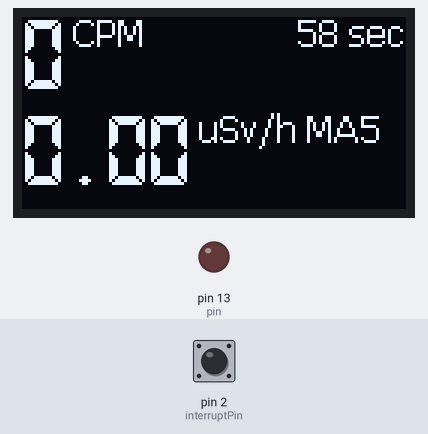
A sketch run on a simulated Arduino Uno, built with avr-gcc and run on an emulated ATmega328P. Shown: 128×64 one-colour display, output pins drawn as LEDs (lit = HIGH). The inputs (shaded band) are chosen by the test bench; at power-on: pin 2 (interruptPin) HIGH. What the sketch prints to the serial monitor is not drawn.

Above: at 1.2 s.
1.3 s: pin 2 (interruptPin) pulled LOW for 3.2 s
At 4.4 s:
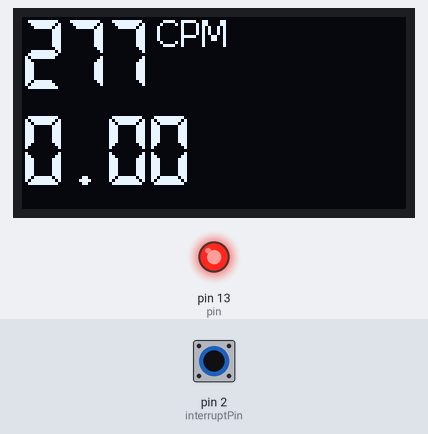
6.0 s: pin 2 (interruptPin) pulled LOW for 1 s
At 6.62 s:
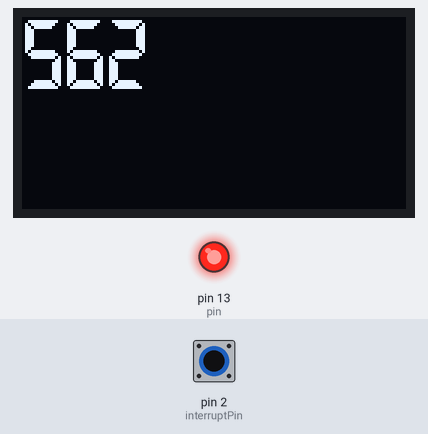
8.5 s: pin 2 (interruptPin) pulled LOW for 3.2 s
At 9.13 s:
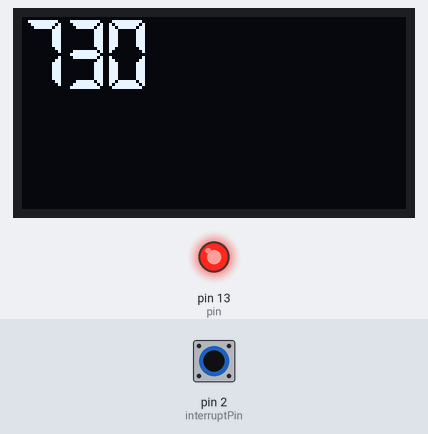
13.2 s: pin 2 (interruptPin) pulled LOW for 0.15 s
At 14.5 s:
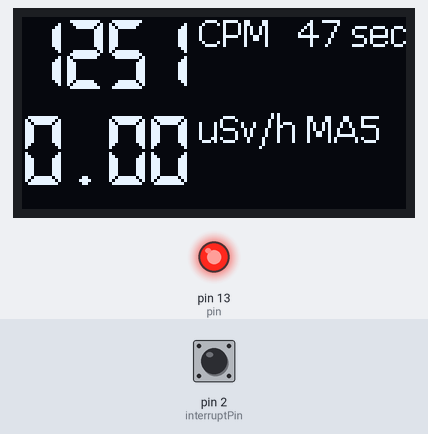
16.3 s: pin 2 (interruptPin) pulled LOW for 3.2 s
At 19.11 s:
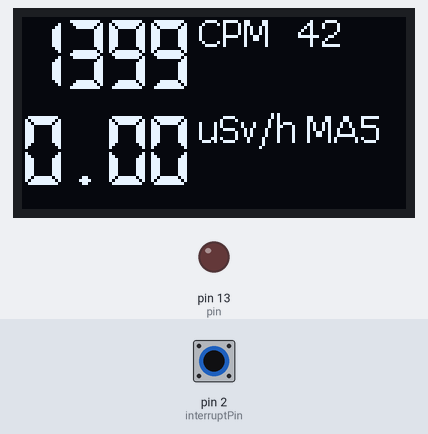
Timing chart, 0 to 22.0 s (numbered marks = the images above; inputs shaded):
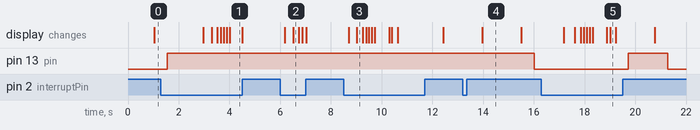

The sketch:

IoT-devices-GGreg20_V3_DisplaySSD1306-Demo-sketch.ino
```cpp
// (licence header left out)
//
#include <Wire.h>
#include "SSD1306Ascii.h"
#include "SSD1306AsciiWire.h"

// 0X3C+SA0 - 0x3C or 0x3D
#define I2C_ADDRESS 0x3C

// Define proper RST_PIN if required.
#define RST_PIN -1

int pin = 13;
byte interruptPin = 2;
int cpm = 0;
volatile byte state = LOW;
volatile unsigned long now = millis ();
const int debounceTime = 5;  // debounce in milliseconds
volatile unsigned long measure_time = 60000;
unsigned long meas_start = millis ();
int ma5_pointer = 0;
float ma5_arr[5] = {};
float ma5_val = 0;
int ma5_arr_elements = 0;

SSD1306AsciiWire oled;

void setup() {
  ma5_arr[0] = 0;
  ma5_arr[1] = 0;
  ma5_arr[2] = 0;
  ma5_arr[3] = 0;
  ma5_arr[4] = 0;
  ma5_arr[5] = 0;
  ma5_pointer = 0;
  ma5_val = 0;
  ma5_arr_elements = 0;

  Serial.begin(115200);
  Wire.begin();
  Wire.setClock(400000L);
  pinMode(pin, OUTPUT);
  pinMode(interruptPin, INPUT_PULLUP);
  attachInterrupt(digitalPinToInterrupt(interruptPin), counter, LOW);

#if RST_PIN >= 0
  oled.begin(&Adafruit128x64, I2C_ADDRESS, RST_PIN);
#else // RST_PIN >= 0
  oled.begin(&Adafruit128x64, I2C_ADDRESS);
#endif // RST_PIN >= 0
Serial.println(meas_start);
}


void loop() {
  digitalWrite(pin, state);
  state = LOW;
  // Main 1-pass measure 60 seconds timer
  if (millis() - meas_start >= measure_time) {
    calc();
    cpm = 0;
    meas_start = millis();
  }
  Serial.println(millis() - meas_start);
  Serial.println(ma5_pointer);
  Serial.println(ma5_val);
  Serial.println(ma5_arr_elements);
  Serial.println(ma5_arr[0]);
  Serial.println(ma5_arr[1]);
  Serial.println(ma5_arr[2]);
  Serial.println(ma5_arr[3]);
  Serial.println(ma5_arr[4]);
  Serial.println(cpm);
  delay(1000);
  disp();

}

void counter() {
  // Pin deBounce conditioning
  if (digitalRead(interruptPin) == LOW && (millis() - now) >= debounceTime) {
    cpm = cpm + 1;
    now = millis ();
    blink();
  }
}

void blink() {
  state = HIGH;
  Serial.println(state);
  delay(30);
}

void disp() {
  oled.clear();
  oled.setFont(lcdnums14x24);
  oled.setCursor(0,0);
  oled.print(cpm);
  oled.setFont(Verdana12);
  oled.println(" CPM");
  oled.setCursor(0,4);
  oled.setFont(lcdnums14x24);
  oled.print(ma5_val);
  oled.setFont(Verdana12);
  oled.print(" uSv/h MA5");
  oled.setCursor(92,0);
  oled.print((measure_time - (millis() - meas_start))/1000);
  oled.print(" sec");
  delay(500);
}

void calc() {
  ma5_val = 0;
  ma5_arr[ma5_pointer] = cpm * 0.0054; // 0.0054 conversion factor for SBM-20 GM tube

  byte i = 0;
  while(i < 5 && ma5_arr[i] != 0){
    ma5_arr_elements = (i + 1);
    i++;
  }

  byte j = 0;
  while(j < ma5_arr_elements && ma5_arr[j] != 0){
    ma5_val += ma5_arr[j];
    j++;
  }

  if(ma5_arr_elements != 0){ma5_val /= ma5_arr_elements;}
  if (ma5_pointer < 4){ma5_pointer++;} else {ma5_pointer = 0;}

}
```

Measured:
- after the input at 1.3 s, pin 13 (pin): LOW → HIGH after 0.24 s; the display: first changes after 1.7 s (image 1 shows a later state)
- after the input at 6.0 s, pin 13 (pin): stays HIGH (without the input it goes to LOW after 0.55 s); the display: first changes after 0.19 s (image 2 shows a later state)
- after the input at 8.5 s, pin 13 (pin): stays HIGH (without the input it goes to LOW after 0.56 s); the display: first changes after 0.20 s (image 3 shows a later state)
- after the input at 13.2 s, pin 13 (pin): HIGH → LOW after 2.8 s instead of 1.3 s
- after the input at 16.3 s, pin 13 (pin): LOW → HIGH after 3.4 s, → LOW 1.5 s later; the display: first changes after 0.89 s (image 5 shows a later state)
- what the display in image 4 shows lasts 1.5 s, from 14.0 s to 15.5 s
